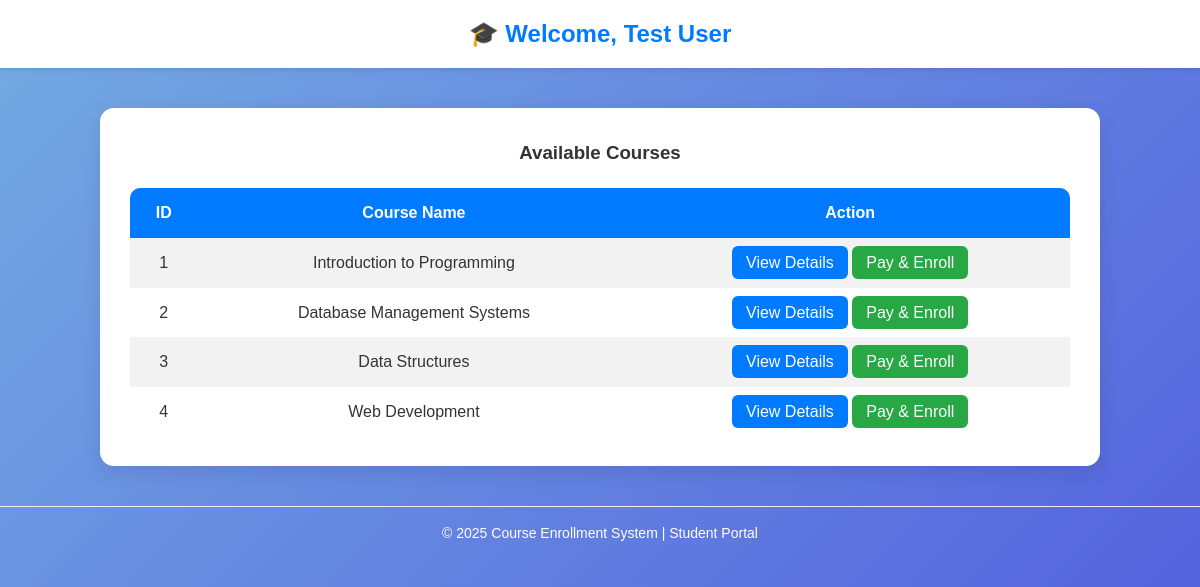
The app's page /student/dashboard.php (signed in) with its own data.
### tables this page shows
CREATE TABLE IF NOT EXISTS student (
    id INT AUTO_INCREMENT PRIMARY KEY,
    name VARCHAR(100) NOT NULL,
    email VARCHAR(100) NOT NULL UNIQUE,
    password VARCHAR(255) NOT NULL
);

CREATE TABLE IF NOT EXISTS courses (
    id INT AUTO_INCREMENT PRIMARY KEY,
    course_name VARCHAR(100) NOT NULL,
    course_code VARCHAR(50) NOT NULL UNIQUE,
    faculty_name VARCHAR(100),
    duration VARCHAR(50),
    price DECIMAL(10,2) DEFAULT 0.00,
    description TEXT
);

### student/dashboard.php (the view, shortened to what this page needs)
<?php
include '../db.php';
$student_id = $_SESSION['student_id'];
$student_query = $conn->prepare("SELECT name FROM student WHERE id = ?");
$student_query->bind_param("i", $student_id);
$student_query->execute();
$student_result = $student_query->get_result();
$student = $student_result->fetch_assoc();
$student_name = $student ? $student['name'] : 'Student';
$courses = $conn->query("SELECT * FROM courses");
?>
<!DOCTYPE html>
<html lang="en">
<head>
    <link rel="stylesheet" href="../style.css">
</head>
<body>
<header>
    <h2>🎓 Welcome, <?php echo htmlspecialchars($student_name); ?></h2>
</header>
<div class="container">
    <h3>Available Courses</h3>
    <table>
        <tr>
            <th>ID</th>
            <th>Course Name</th>
            <th>Action</th>
        </tr>
        <?php while ($row = $courses->fetch_assoc()) { ?>
        <tr>
            <td><?= $row['id']; ?></td>
            <td><?= htmlspecialchars($row['course_name']); ?></td>
            <td>
                <a href="course_details.php?course_id=<?= $row['id']; ?>" class="button">View Details</a>
                <a href="../payment_gateway.php?course_id=<?= $row['id']; ?>" class="button" style="background:#28a745;">Pay & Enroll</a>
            </td>
        </tr>
        <?php } ?>
    </table>
</div>
<footer>© <?php echo date("Y"); ?> Course Enrollment System | Student Portal</footer>
</body>
</html>

### style.css (style rules this page uses)
* { margin: 0; padding: 0; box-sizing: border-box; font-family: "Poppins", Arial, sans-serif; }
body { background: #f4f6f8; color: #333; line-height: 1.6; }
.container { max-width: 1100px; margin: 40px auto; background: white; padding: 30px; border-radius: 12px; box-shadow: 0 4px 25px rgba(0, 0, 0, 0.05); }
h1, h2 { text-align: center; color: #222; margin-bottom: 20px; }
footer { text-align: center; margin-top: 40px; padding: 15px 0; color: #777; font-size: 14px; border-top: 1px solid #eee; }

### student/dashboard.php (style rules this page uses)
body { font-family: 'Poppins', sans-serif; background: linear-gradient(135deg, #74ABE2, #5563DE); color: #333; margin: 0; padding: 0; }
header { background: white; box-shadow: 0 2px 6px rgba(0,0,0,0.1); padding: 15px 0; text-align: center; }
header h2 { color: #007bff; margin: 0; }
.container { max-width: 1000px; background: white; margin: 40px auto; padding: 30px; border-radius: 14px; box-shadow: 0 6px 20px rgba(0,0,0,0.1); }
h3 { text-align: center; color: #333; margin-bottom: 20px; }
table { border-collapse: collapse; width: 100%; border-radius: 10px; overflow: hidden; }
th, td { padding: 12px; text-align: center; }
th { background-color: #007bff; color: white; }
tr:nth-child(even) { background: #f2f2f2; }
a.button { background: #007bff; color: white; padding: 8px 14px; border-radius: 6px; text-decoration: none; transition: 0.3s; }
footer { text-align: center; color: white; margin: 30px 0; }

### records on screen
student: name "Test User"
courses: id "1", course_name "Introduction to Programming"
courses: id "2", course_name "Database Management Systems"
courses: id "3", course_name "Data Structures"
courses: id "4", course_name "Web Development"
